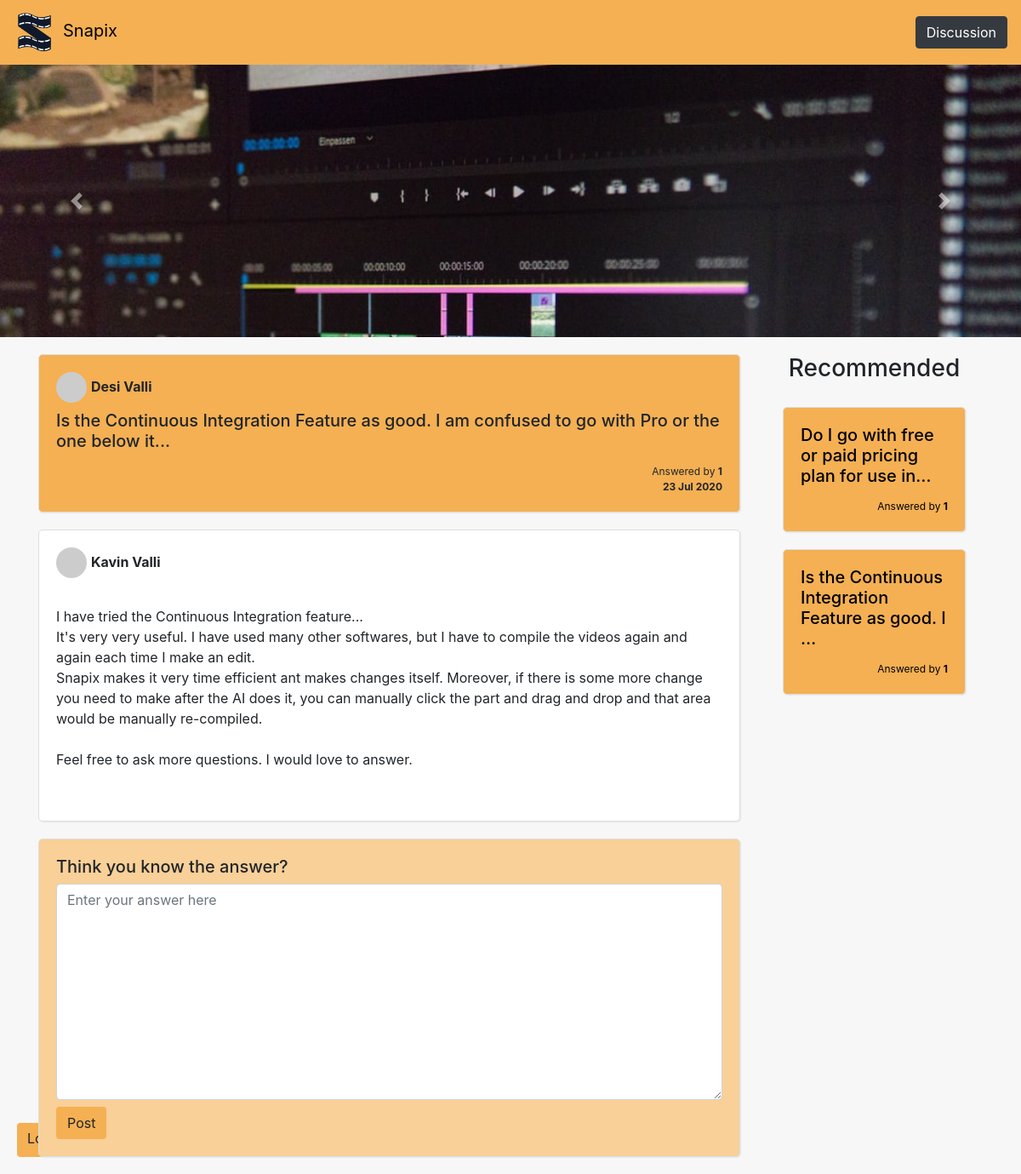
Page /discussion/4/ on the committed database.
### core/models.py (models this page shows, shortened)
class Question(models.Model):
    posted_by_user = models.ForeignKey(User, on_delete = models.SET_NULL, null=True, related_name='question_posted_by_user')
    text = models.CharField(max_length=1000)
    pub_date = models.DateTimeField(auto_now_add=True)

class Answer(models.Model):
    posted_by_user = models.ForeignKey(User, on_delete=models.SET_NULL, null=True, related_name='answer_posted_by_user')
    question = models.ForeignKey(Question, on_delete=models.CASCADE, related_name='answer_question')
    text = models.CharField(max_length=10000)

### core/views.py (the view)
# urls.py: path('discussion/<int:question_id>/', views.question, name='question'),
def question(request, question_id):
    all_questions = Question.objects.all().order_by('-pub_date')
    question = Question.objects.get(id=question_id)
    recommended_questions = random.sample(list(all_questions), 2)
    context = {
        'question': question,
        'recommended_questions':recommended_questions
    }
    return render(request, 'core/html/discussions/question.html', context)

### core/templates/core/html/discussions/question.html (shortened to what this page needs)
{% load static %}
<!doctype html>
<html lang="en">
<head>
    <link rel="stylesheet" href="https://stackpath.bootstrapcdn.com/bootstrap/4.4.1/css/bootstrap.min.css"
>
    <link rel="stylesheet" href="{% static 'core/css/discussions/index.css' %}">
    <link rel="stylesheet" href="{% static 'core/css/discussions/question.css' %}">
</head>
<body>
    <nav class="navbar navbar-expand-sm navbar-custom bg-custom fixed-top sticky-top" id="navbar">
        <a class="navbar-brand" href="/"><img class="avatar" src="{% static 'core/img/logo_blue.png' %}" alt
                style="margin-right: 8px;" height="50px" width="50px">Snapix</a>
        <div class="collapse navbar-collapse" id="navbarResponsive">
            <ul class="navbar-nav ml-auto">
                <li class="nav-item" style="height:100%;">
                    <a href="{% url 'discussions' %}" type="button" class="btn btn-dark">Discussion</a>
                </li>
            </ul>
        </div>
    </nav>
    <a href="{% url 'logout' %}" class="logoutbutton btn">
        Logout
    </a>
    <div id="carouselExampleControls" class="carousel slide" data-ride="carousel" style="height: 40vh">
        <div class="carousel-inner" style="height: 40vh">
            <div class="carousel-item active">
                <img class="d-block w-100" src="{% static 'core/img/discussions/banner1.jpg' %}" alt="First slide">
            </div>
        </div>
        <a class="carousel-control-prev" href="#carouselExampleControls" role="button" data-slide="prev">
            <span class="carousel-control-prev-icon" aria-hidden="true"></span>
        </a>
        <a class="carousel-control-next" href="#carouselExampleControls" role="button" data-slide="next">
            <span class="carousel-control-next-icon" aria-hidden="true"></span>
        </a>
    </div>
    <div class="container">
        <div class="row h-100">
            <div class="col-9">
                <div class="question-card">
                    <div class="person">
                        <img src="http://placeimg.com/80/80/people" alt="">
                        <p><strong>{{question.posted_by_user.first_name}} {{question.posted_by_user.last_name}}</strong>
                        </p>
                    </div>
                    <div class="question-text">
                        <h5>{{question.text}}</h5>
                    </div>
                    <div class="answer-count">
                        Answered by <strong>{{question.answer_question.count}}</strong><br>
                        <strong>{{question.pub_date|date:'d M Y'}}</strong>
                    </div>
                </div>
                {% for answer in question.answer_question.all %}
                <div class="answer-card">
                    <div class="person">
                        <img src="http://placeimg.com/80/80/people" alt="">
                        <p><strong>{{answer.posted_by_user.first_name}} {{answer.posted_by_user.last_name}}</strong>
                        </p><br>
                    </div>
                    <div class="answer-text">
                        <p>{{answer.text}}</p>
                    </div>
                </div>
                {% endfor %}
                <div class="new-answer">
                    <h5>Think you know the answer?</h5>
                    <form action="{% url 'add_answer' question.id %}" method="POST">
                        <textarea name="answer" id="" class="form-control" placeholder="Enter your answer here"
                            rows="10"></textarea>
                        <button type="submit" class="btn btn-custom">Post</button>
                    </form>
                </div>
            </div>
            <div class="col-3">
                <center>
                    <h3>Recommended</h3>
                </center>
                <div class="right-container">
                    {% for question in recommended_questions %}
                    <a href="{% url 'question' question.id %}">
                        <div class="question-card">
                            <div class="question-text">
                                <h5>{{question.text|truncatechars:50}}</h5>
                            </div>
                            <div class="answer-count">
                                Answered by <strong>{{question.answer_question.count}}</strong>
                            </div>
                        </div>
                    </a>
                    {% endfor %}
                </div>
            </div>
        </div>
    </div>
</body>
</html>

### core/static/core/css/discussions/index.css (style rules this page uses)
body, html { background-color: #f7f7f7; }
.bg-custom { background-color: #F4B053; }
.bg-custom > a { color: #000; }
.container { margin-top: 20px; }
.right-container { padding: 20px; width: 100%; }
.d-block { object-fit: cover !important; }
.question-card { margin: 0px 0px 20px 0px;; background-color: #F4B053; padding: 20px; width: 100%; border-radius: 5px; box-shadow: 1px 1px 1px 0px rgba(204,204,204,0.35); border: 1px solid #dedede; }
.answer-card { margin: 0px 0px 20px 0px;; background-color: #fff; padding: 20px; width: 100%; border-radius: 5px; box-shadow: 1px 1px 1px 0px rgba(204,204,204,0.35); border: 1px solid #dedede; }
.answer-text { white-space: pre-line; margin: 0px; padding: 0px; }
.btn-custom { background-color: #F4B053; margin-top: 8px; }
.new-answer { margin: 0px 0px 20px 0px;; background-color: #f8d098; padding: 20px; width: 100%; border-radius: 5px; box-shadow: 1px 1px 1px 0px rgba(204,204,204,0.35); border: 1px solid #dedede; }
.person { display: flex; flex-direction: row; }
.person > img { border-radius: 50%; width: 36px; height: 36px; }
.person > p { margin-left: 5px; margin-top: 5px; }
.answer-count { margin-top: 15px; text-align: right; font-size: 12px; }
.logoutbutton { position: fixed; bottom: 20px; left: 20px; height: 40px; border: 0px; border-radius: 4px; background-color: #F4B053; }
a > * { color: #000; }

### rows in the picture
Question: posted_by_user.first_name "Desi", posted_by_user.last_name "Valli", text "Is the Continuous Integration Feature as good. I am confused to go with Pro or the one below it...", answer_question.count "1", pub_date "23 Jul 2020", text "Is the Continuous Integration Feature as good. I …"
Answer: posted_by_user.first_name "Kavin", posted_by_user.last_name "Valli", text "I have tried the Continuous Integration feature... It's very very useful. I have used many other softwares, but I have to compile the videos again and again each time I make an edit. Snapix makes it very time efficient ant makes changes itself. Moreover, if there is some more change you need to make after the AI does it, you can manually click the part and drag and drop and that area would be manually re-compiled. Feel free to ask more questions. I would love to answer."
Question: text "Do I go with free or paid pricing plan for use in…", answer_question.count "1"
